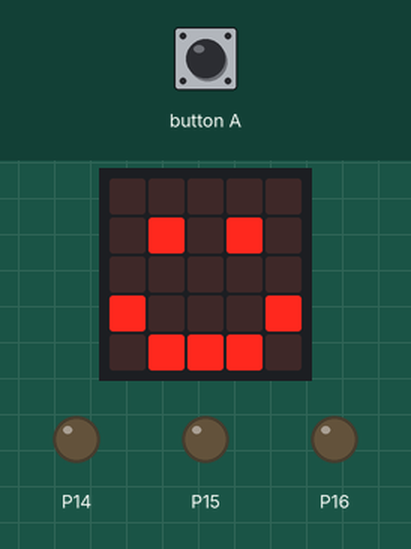
Simulated run of this program. Board: BBC micro:bit (MakeCode). On the bench: the board's 5×5 LED display, output pins drawn as LEDs (lit = HIGH). The inputs (shaded band) are chosen by the test bench.

Above: at 1.8 s.
1.9 s: button A pressed for 0.15 s
At 3.4 s:
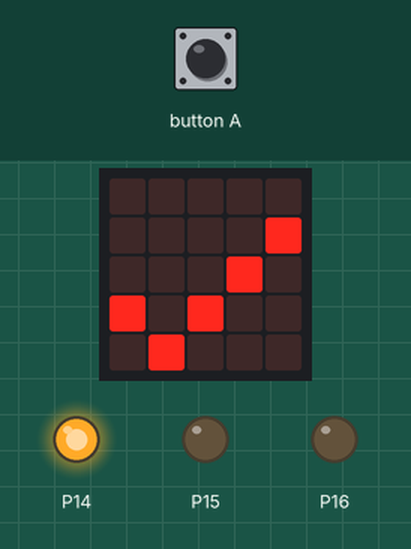
At 10.0 s:
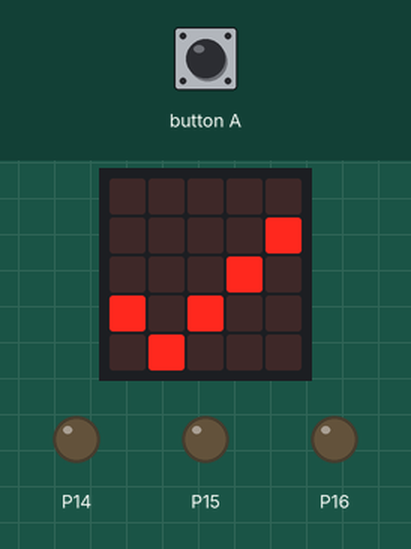
Timing chart, 0 to 11.5 s (numbered marks = the images above; inputs shaded):
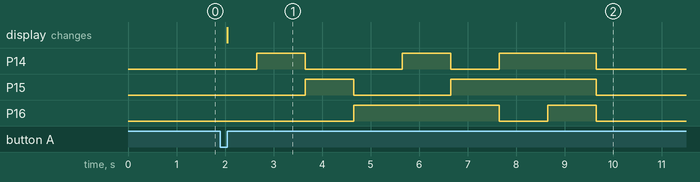

Measured:
- after the input at 1.9 s, P14: goes HIGH 1.0 s, LOW 2.0 s, HIGH 1.0 s, LOW 1.0 s, HIGH 2.0 s, then LOW, starting after 0.75 s; P15: LOW → HIGH after 1.8 s, → LOW 1.0 s later, → HIGH 2.0 s later, → LOW 3.0 s later; P16: LOW → HIGH after 2.8 s, → LOW 3.0 s later, → HIGH 1.0 s later, → LOW 1.0 s later; the display: changes after 0.15 s (image 1)

The program:

main.ts
```typescript
// (licence header left out)
basic.clearScreen()
basic.showIcon(IconNames.Happy)

input.onButtonPressed(Button.A, function () {
    // turns on red pins
    basic.showIcon(IconNames.Yes)
    pins.digitalWritePin(DigitalPin.P14, 1)
    basic.pause(1000)
    pins.digitalWritePin(DigitalPin.P14, 0)

    // turns on green pins
    pins.digitalWritePin(DigitalPin.P15, 1)
    basic.pause(1000)
    pins.digitalWritePin(DigitalPin.P15, 0)

    // turns on blue pins
    pins.digitalWritePin(DigitalPin.P16, 1)
    basic.pause(1000)
    pins.digitalWritePin(DigitalPin.P16, 0)

    // turns on blue and red pins
    pins.digitalWritePin(DigitalPin.P14, 1)
    pins.digitalWritePin(DigitalPin.P16, 1)
    basic.pause(1000)
    pins.digitalWritePin(DigitalPin.P14, 0)
    pins.digitalWritePin(DigitalPin.P16, 0)

    // turns on blue and green pins
    pins.digitalWritePin(DigitalPin.P15, 1)
    pins.digitalWritePin(DigitalPin.P16, 1)
    basic.pause(1000)
    pins.digitalWritePin(DigitalPin.P15, 0)
    pins.digitalWritePin(DigitalPin.P16, 0)

    // turns on red and green pins
    pins.digitalWritePin(DigitalPin.P14, 1)
    pins.digitalWritePin(DigitalPin.P15, 1)
    basic.pause(1000)
    pins.digitalWritePin(DigitalPin.P14, 0)
    pins.digitalWritePin(DigitalPin.P15, 0)

    // turns on red, green, blue pins
    pins.digitalWritePin(DigitalPin.P14, 1)
    pins.digitalWritePin(DigitalPin.P15, 1)
    pins.digitalWritePin(DigitalPin.P16, 1)
    basic.pause(1000)
    pins.digitalWritePin(DigitalPin.P14, 0)
    pins.digitalWritePin(DigitalPin.P15, 0)
    pins.digitalWritePin(DigitalPin.P16, 0)
})
```
